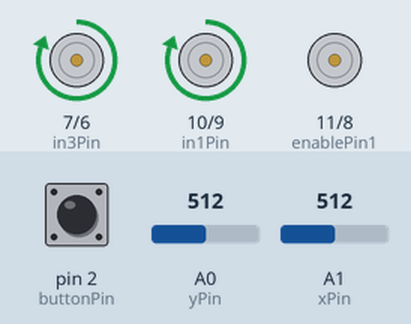
Bench run of a sketch on a simulated Arduino Uno, built with avr-gcc and run on an emulated ATmega328P. Parts: motor-driver pin pairs drawn as motors (green arrow = first pin HIGH = forward, orange = second pin HIGH = backward, longer = more drive). The test bench sets the inputs (shaded band); at power-on: A0 (yPin) = 512, A1 (xPin) = 512, pin 2 (buttonPin) HIGH.

Above: at 1.2 s.
1.3 s: A0 (yPin) set to 525
At 1.9 s:
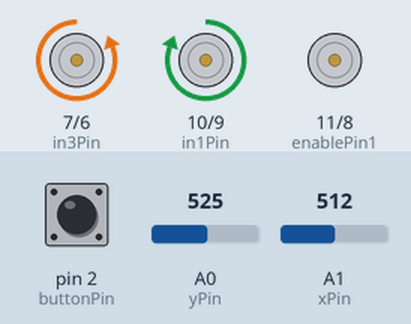
2.8 s: A1 (xPin) set to 523
At 3.1 s:
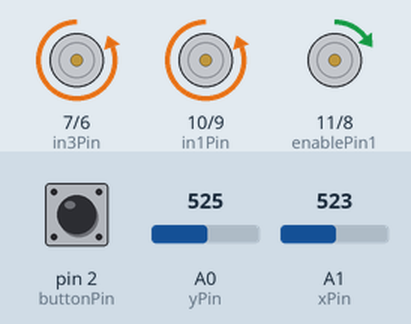
4.3 s: pin 2 (buttonPin) pulled LOW for 0.15 s
At 4.9 s:
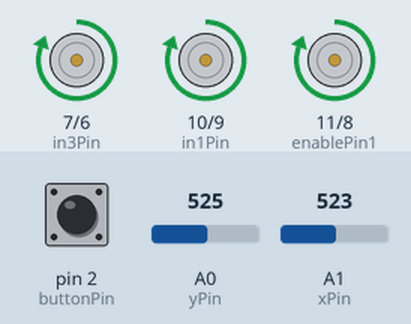
5.9 s: pin 2 (buttonPin) pulled LOW for 1 s
At 7.4 s:
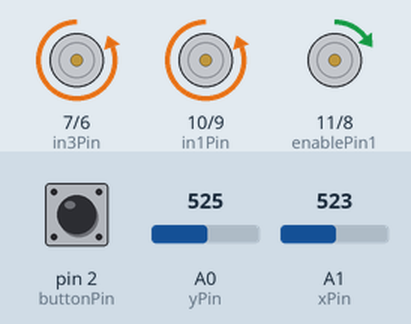
8.4 s: A1 (xPin) set to 511
At 9.6 s:
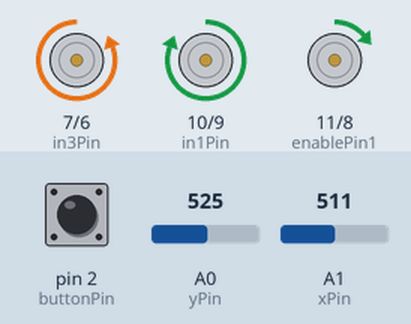
9.9 s: A0 (yPin) set to 511
At 10.9 s:
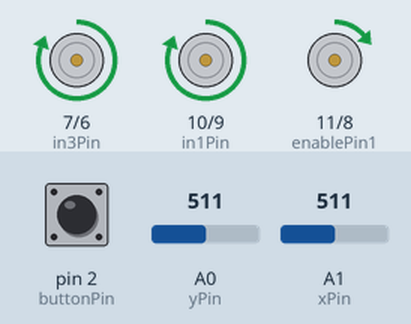
Timing chart, 0 to 12.4 s (numbered marks = the images above; inputs shaded):
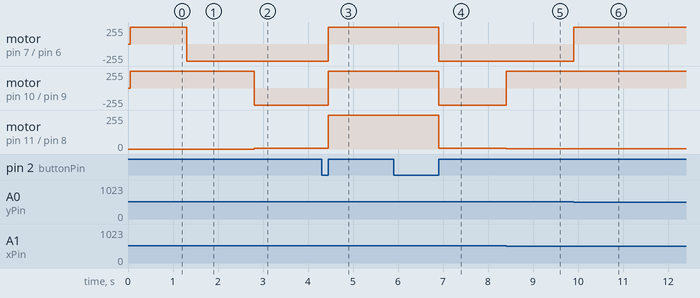

The sketch:

joystick_motors_fan.ino
```cpp
// joystick
int xPin = A1;
int yPin = A0;
int buttonPin = 2;

int xPosition = 0;
int yPosition = 0;
boolean buttonState = 0;
boolean prevButtonState = 1; // this is high so that the input_pullup won't trigger the fan when the unit powers on and runs setup.

// motor1
int enablePin1 = 11;
int in1Pin = 10;
int in2Pin = 9;
int speed1 = 0;

// motor2
int enablePin2 = 8;
int in3Pin = 7;
int in4Pin = 6;
int speed2 = 0;

boolean fanState = 0;

void setup() {
  Serial.begin(115200);

  pinMode(xPin, INPUT);
  pinMode(yPin, INPUT);

  // activate pull-up resistor on the push-button pin
  pinMode(buttonPin, INPUT_PULLUP);

  pinMode(enablePin1, OUTPUT);
  pinMode(in1Pin, OUTPUT);
  pinMode(in2Pin, OUTPUT);

  pinMode(enablePin2, OUTPUT);
  pinMode(in3Pin, OUTPUT);
  pinMode(in4Pin, OUTPUT);
  delay(50);
}

void loop() {
  xPosition = analogRead(xPin);
  yPosition = analogRead(yPin);
  buttonState = digitalRead(buttonPin);

  if (buttonState && !prevButtonState) {  // this is a click down on the joystick
    fanState = !fanState;
  }

  if (fanState == 1) {
    setMotor1(-255); // blows forward at full strength
    setMotor2(0);
  } else {
    speed1 = map(xPosition,0,1023,-255,255);
    speed2 = map(yPosition,0,1023,-255,255);
    setMotor1(speed1);
    setMotor2(speed2);
  }
  prevButtonState = buttonState;
}


void setMotor1(int speed) {
  boolean dir = (speed > 0) ? 1 : 0;
  analogWrite(enablePin1, abs(speed));
  digitalWrite(in1Pin, ! dir);
  digitalWrite(in2Pin, dir);
}
// can a better programmer make this easy for n motors, please?
void setMotor2(int speed) {
  boolean dir = (speed > 0) ? 1 : 0;
  analogWrite(enablePin2, abs(speed));
  digitalWrite(in3Pin, ! dir);
  digitalWrite(in4Pin, dir);
}
```

Measured:
- the behaviour switches between 513 and 514 on A0 (yPin) (found by bisection; images 0 and 1)
- the behaviour switches between 513 and 514 on A1 (xPin) (found by bisection; images 1 and 2)
- after the input at 1.3 s, motor on pin 7 (in3Pin) / pin 6 (in4Pin): forward 255/255 → backward 255/255 at once
- after the input at 2.8 s, motor on pin 10 (in1Pin) / pin 9 (in2Pin): forward 255/255 → backward 255/255 at once; motor on pin 11 (enablePin1) / pin 8 (enablePin2): stopped → forward 5/255 at once
- after the input at 4.3 s, motor on pin 7 (in3Pin) / pin 6 (in4Pin), motor on pin 10 (in1Pin) / pin 9 (in2Pin): backward 255/255 → forward 255/255 after 0.15 s; motor on pin 11 (enablePin1) / pin 8 (enablePin2): forward 5/255 → forward 255/255 after 0.15 s
- after the input at 5.9 s, motor on pin 7 (in3Pin) / pin 6 (in4Pin), motor on pin 10 (in1Pin) / pin 9 (in2Pin): forward 255/255 → backward 255/255 after 1.0 s; motor on pin 11 (enablePin1) / pin 8 (enablePin2): forward 255/255 → forward 5/255 after 1.0 s
- after the input at 8.4 s, motor on pin 10 (in1Pin) / pin 9 (in2Pin): backward 255/255 → forward 255/255 at once; motor on pin 11 (enablePin1) / pin 8 (enablePin2): forward 5/255 → forward 1/255 at once
- after the input at 9.9 s, motor on pin 7 (in3Pin) / pin 6 (in4Pin): backward 255/255 → forward 255/255 at once
